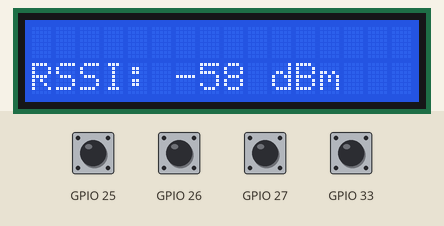
Recording of a program running on a simulated ESP32. On the bench: 16×2 character LCD. The test bench sets the inputs (shaded band); at power-on: GPIO 25–27, GPIO 33 HIGH. WiFi joins after 1.5 s; servers stay silent unless stated; a WiFi scan finds three made-up networks; not simulated (calls return 0 or success): secrets.h; what the program prints to the serial monitor is not drawn.

Above: at 4.7 s.
4.8 s: GPIO 27 pulled LOW for 0.15 s
At 6.0 s:
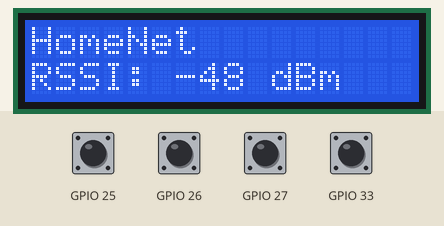
6.4 s: GPIO 25 pulled LOW for 0.15 s
At 7.5 s:
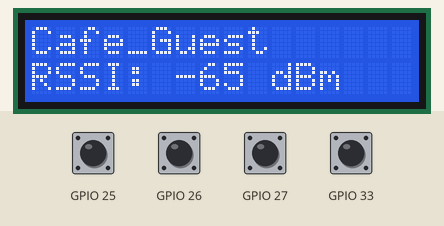
8.0 s: GPIO 33 pulled LOW for 0.15 s
At 8.3 s:
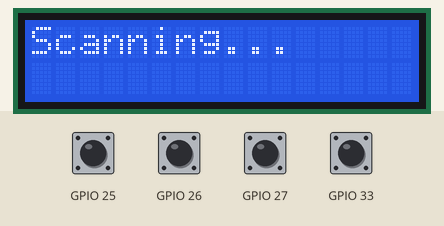
11.1 s: GPIO 26 pulled LOW for 0.15 s
At 11.6 s:
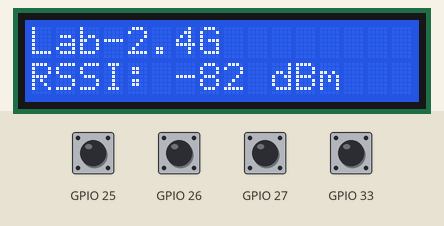
12.7 s: GPIO 27 pulled LOW for 1 s
At 13.6 s:
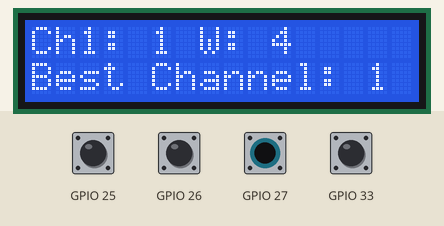
15.2 s: GPIO 25 pulled LOW for 1 s
At 15.6 s:
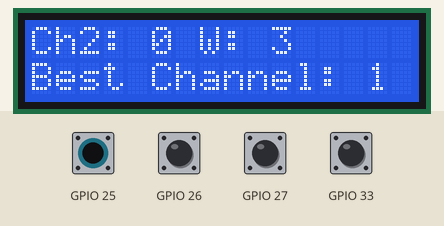
Timing chart, 0 to 18.2 s (numbered marks = the images above; inputs shaded):
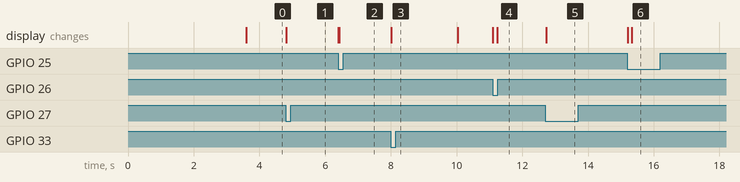

Measured:
- after the input at 4.8 s, the display: changes at once (image 1)
- after the input at 6.4 s, the display: first changes at once (image 2 shows a later state)
- after the input at 8.0 s, the display: changes at once (image 3)
- after the input at 11.1 s, the display: first changes at once (image 4 shows a later state)
- after the input at 12.7 s, the display: changes at once (image 5)
- after the input at 15.2 s, the display: first changes at once (image 6 shows a later state)

The program:

main.cpp
```cpp
#include <Arduino.h>
#include <Wire.h>
#include <LiquidCrystal_I2C.h>
#include "secrets.h"
#include <WiFi.h>

struct Button {
  int pin;
  bool lastState;
  unsigned long lastChange;
};

Button btnMode = {27, HIGH, 0};
Button btnUP = {26, HIGH, 0};
Button btnDown = {25, HIGH, 0};
Button btnReset = {33, HIGH, 0};

LiquidCrystal_I2C lcd(0x27, 16,2);

const unsigned long DEBOUNCE_MS = 40;
int networkCount;
int bestChannel = 1;
int channelCount[14];
int channelWeight[14];

bool wasPressed(Button &btn){
  bool now = digitalRead(btn.pin);
  if(now != btn.lastState && millis() - btn.lastChange > DEBOUNCE_MS ){
    btn.lastChange = millis();
    btn.lastState = now;
    if (now == LOW) return true;
  }
  return false;
}
void rescan(){
  WiFi.scanDelete();
  networkCount = WiFi.scanNetworks();
  for(int i = 0; i < 14; i++) { channelWeight[i] = 0; }
  for(int i = 0; i < 14; i++) { channelCount[i] = 0; }
  bestChannel = 1;

  int back;
  int front;

  for(int n = 0; n < networkCount; n++){
    int ch = WiFi.channel(n);
    if (ch < 1 || ch > 13) continue;
    channelCount[ch]++;

    back = ch - 3;
    if(back < 1) back = 1;
    front = ch + 3;
    if(front > 13) front = 13;

    while(back <= front){
      int index = (ch - back);
      if(index < 0) index = index * (-1);
      channelWeight[back] = channelWeight[back] + 4 - index;
      back++;
    }
  }
  int i = 1;
  while(i < 12){
    if(channelWeight[i] < channelWeight[bestChannel]){
      bestChannel = i;
    }
    i = i + 5;
  }

}


void setup() {
  // put your setup code here, to run once:
  Serial.begin(115200);
  pinMode(btnMode.pin, INPUT_PULLUP);
  pinMode(btnUP.pin, INPUT_PULLUP);
  pinMode(btnDown.pin, INPUT_PULLUP);
  pinMode(btnReset.pin, INPUT_PULLUP);
  Wire.begin(21,22);
  lcd.init();
  lcd.backlight();
  lcd.print("Connecting...");

  rescan();

  WiFi.begin(WIFI_SSID, WIFI_PASS);
  while(WiFi.status() != WL_CONNECTED) {
    delay(500);
    Serial.print(".");
  }

  lcd.clear();
}

int screen = 0;
int selected = 0;
int selectedChannel = 1;
unsigned long lastDraw = 0;
void loop() {
  // put your main code here, to run repeatedly:

  //RESET BUTTON
  if(wasPressed(btnReset)){
    lcd.clear();
    lcd.setCursor(0,0);
    lcd.print("Scanning...");
    rescan();
    selected = 0;
    selectedChannel = 1;
    lastDraw = 0;
    lcd.clear();
  }

  if (wasPressed(btnMode)){
    screen++;
    if(screen > 2) screen = 0;
    lastDraw = 0;
    lcd.clear();
  }

  bool UpPressed = wasPressed(btnUP);
  bool DownPressed = wasPressed(btnDown);
  if (UpPressed && screen == 1 && networkCount > 0){
    selected--;
    if(selected < 0){
      selected = networkCount - 1;
    }
    lcd.clear();
  }
  if (DownPressed && screen == 1 && networkCount > 0){
    selected++;
    if(selected >= networkCount){
      selected = 0;
    }
    lcd.clear();
  }

  if (UpPressed && screen == 2){
    selectedChannel--;
    if(selectedChannel < 1){
    selectedChannel = 13;
    }
    lcd.clear();
    }
  if (DownPressed && screen == 2){
    selectedChannel++;
    if(selectedChannel > 13){
      selectedChannel = 1;
    }
    lcd.clear();
  }


  if(millis() - lastDraw >= 200){
    lastDraw = millis();
    if(screen == 0){ //DEFAULT MODE SHOWING THE SET UP CONNECTION
      int rssi = WiFi.RSSI();
      lcd.setCursor(0, 0);
      lcd.print(WiFi.SSID());
      lcd.setCursor(0,1);
      lcd.print("RSSI: ");
      lcd.print(rssi);
      lcd.print(" dBm ");
    } else if (screen == 1){ //SECOND MODE BROWSING EACH NETWORKS
      if(networkCount <= 0){
        lcd.setCursor(0,0);
        lcd.print("No Networks...");
      } else {
        lcd.setCursor(0, 0);
        lcd.print(WiFi.SSID(selected));
        lcd.setCursor(0,1);
        lcd.print("RSSI: ");
        lcd.print(WiFi.RSSI(selected));
        lcd.print(" dBm ");
      }

    } else if (screen == 2) { //THIRD MODE FOR BROWSING EACH CHANNELS

      lcd.setCursor(0, 0);
      lcd.print("Ch");
      lcd.print(selectedChannel);
      lcd.print(": ");
      lcd.print(channelCount[selectedChannel]);
      lcd.print(" W: ");
      lcd.print(channelWeight[selectedChannel]);

      lcd.setCursor(0, 1);
      lcd.print("Best Channel: ");
      lcd.print(bestChannel);
    }
  }
}
```
